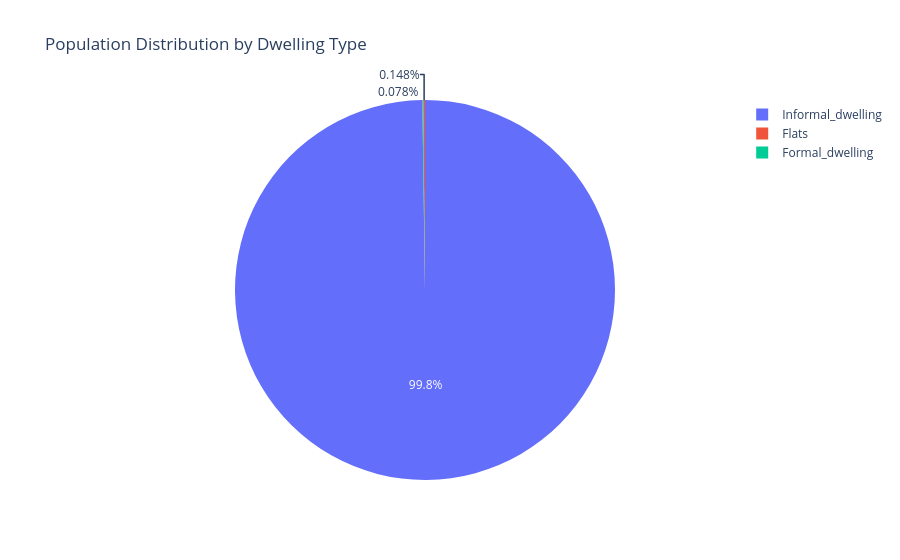

The notebook cell this image was saved under:
### Code cell
pop_by_dwelling = (
    melusi_df
    .groupby("dwelling_type")["hhr_total_members"]
    .sum()
    .reset_index()
)

pop_by_dwelling.columns = ["Dwelling Type", "Total Population"]

fig = px.pie(
    pop_by_dwelling,
    names="Dwelling Type",
    values="Total Population",
    title="Population Distribution by Dwelling Type"
)

fig.show()

### Figure 1 — Plotly figure (JSON) as saved in the notebook; plotly's stock layout.template omitted (floating-point values rounded to 4 significant figures)
{"data": [{"domain": {"x": [0, 1], "y": [0, 1]}, "hovertemplate": "Dwelling Type=%{label}<br>Total Population=%{value}<extra></extra>", "labels": ["Flats", "Formal_dwelling", "Informal_dwelling"], "legendgroup": "", "name": "", "showlegend": true, "type": "pie", "values": [19.0, 10.0, 12800.0]}], "layout": {"legend": {"tracegroupgap": 0}, "title": {"text": "Population Distribution by Dwelling Type"}}}
